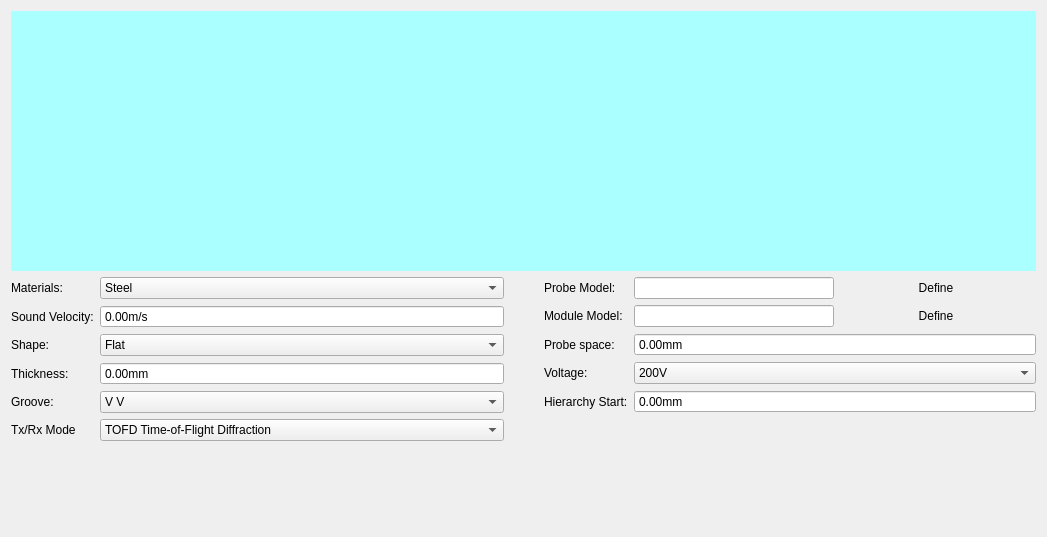
<?xml version="1.0" encoding="UTF-8"?>
<ui version="4.0">
 <class>UTDetectSettingWidget</class>
 <widget class="QWidget" name="UTDetectSettingWidget">
  <property name="geometry">
   <rect>
    <x>0</x>
    <y>0</y>
    <width>1047</width>
    <height>537</height>
   </rect>
  </property>
  <property name="windowTitle">
   <string>Form</string>
  </property>
  <layout class="QVBoxLayout" name="verticalLayout" stretch="1,1">
   <property name="spacing">
    <number>6</number>
   </property>
   <property name="bottomMargin">
    <number>0</number>
   </property>
   <item>
    <widget class="QWidget" name="showWidget" native="true">
     <property name="sizePolicy">
      <sizepolicy hsizetype="Expanding" vsizetype="Expanding">
       <horstretch>0</horstretch>
       <verstretch>0</verstretch>
      </sizepolicy>
     </property>
     <property name="styleSheet">
      <string notr="true">background-color: rgb(170, 255, 255);</string>
     </property>
    </widget>
   </item>
   <item>
    <layout class="QHBoxLayout" name="topHorizontalLayout" stretch="0,0">
     <property name="spacing">
      <number>40</number>
     </property>
     <item>
      <layout class="QFormLayout" name="leftFormLayout">
       <property name="horizontalSpacing">
        <number>6</number>
       </property>
       <property name="verticalSpacing">
        <number>6</number>
       </property>
       <property name="bottomMargin">
        <number>0</number>
       </property>
       <item row="0" column="0">
        <widget class="QLabel" name="materialsLabel">
         <property name="sizePolicy">
          <sizepolicy hsizetype="Expanding" vsizetype="Preferred">
           <horstretch>0</horstretch>
           <verstretch>0</verstretch>
          </sizepolicy>
         </property>
         <property name="text">
          <string>Materials:</string>
         </property>
        </widget>
       </item>
       <item row="1" column="0">
        <widget class="QLabel" name="soundVelocityLabel">
         <property name="sizePolicy">
          <sizepolicy hsizetype="Expanding" vsizetype="Preferred">
           <horstretch>0</horstretch>
           <verstretch>0</verstretch>
          </sizepolicy>
         </property>
         <property name="text">
          <string>Sound Velocity:</string>
         </property>
        </widget>
       </item>
       <item row="2" column="0">
        <widget class="QLabel" name="shapeLabel">
         <property name="sizePolicy">
          <sizepolicy hsizetype="Expanding" vsizetype="Preferred">
           <horstretch>0</horstretch>
           <verstretch>0</verstretch>
          </sizepolicy>
         </property>
         <property name="text">
          <string>Shape:</string>
         </property>
        </widget>
       </item>
       <item row="3" column="0">
        <widget class="QLabel" name="thicknessLabel">
         <property name="sizePolicy">
          <sizepolicy hsizetype="Expanding" vsizetype="Preferred">
           <horstretch>0</horstretch>
           <verstretch>0</verstretch>
          </sizepolicy>
         </property>
         <property name="text">
          <string>Thickness:</string>
         </property>
        </widget>
       </item>
       <item row="4" column="0">
        <widget class="QLabel" name="grooveLabel">
         <property name="sizePolicy">
          <sizepolicy hsizetype="Expanding" vsizetype="Preferred">
           <horstretch>0</horstretch>
           <verstretch>0</verstretch>
          </sizepolicy>
         </property>
         <property name="text">
          <string>Groove:</string>
         </property>
        </widget>
       </item>
       <item row="5" column="0">
        <widget class="QLabel" name="modeLabel">
         <property name="sizePolicy">
          <sizepolicy hsizetype="Expanding" vsizetype="Preferred">
           <horstretch>0</horstretch>
           <verstretch>0</verstretch>
          </sizepolicy>
         </property>
         <property name="text">
          <string>Tx/Rx Mode</string>
         </property>
        </widget>
       </item>
       <item row="0" column="1">
        <widget class="QComboBox" name="materialsComboBox">
         <property name="sizePolicy">
          <sizepolicy hsizetype="Expanding" vsizetype="Preferred">
           <horstretch>0</horstretch>
           <verstretch>0</verstretch>
          </sizepolicy>
         </property>
         <item>
          <property name="text">
           <string>Steel</string>
          </property>
         </item>
        </widget>
       </item>
       <item row="1" column="1">
        <widget class="QDoubleSpinBox" name="soundVelocityDoubleSpinBox">
         <property name="sizePolicy">
          <sizepolicy hsizetype="Expanding" vsizetype="Preferred">
           <horstretch>0</horstretch>
           <verstretch>0</verstretch>
          </sizepolicy>
         </property>
         <property name="buttonSymbols">
          <enum>QAbstractSpinBox::NoButtons</enum>
         </property>
         <property name="suffix">
          <string>m/s</string>
         </property>
         <property name="maximum">
          <double>9999.000000000000000</double>
         </property>
        </widget>
       </item>
       <item row="2" column="1">
        <widget class="QComboBox" name="shapeComboBox">
         <property name="sizePolicy">
          <sizepolicy hsizetype="Expanding" vsizetype="Preferred">
           <horstretch>0</horstretch>
           <verstretch>0</verstretch>
          </sizepolicy>
         </property>
         <item>
          <property name="text">
           <string>Flat</string>
          </property>
         </item>
        </widget>
       </item>
       <item row="3" column="1">
        <widget class="QDoubleSpinBox" name="doubleSpinBox_thickness">
         <property name="sizePolicy">
          <sizepolicy hsizetype="Expanding" vsizetype="Preferred">
           <horstretch>0</horstretch>
           <verstretch>0</verstretch>
          </sizepolicy>
         </property>
         <property name="buttonSymbols">
          <enum>QAbstractSpinBox::NoButtons</enum>
         </property>
         <property name="suffix">
          <string>mm</string>
         </property>
        </widget>
       </item>
       <item row="5" column="1">
        <widget class="QComboBox" name="modeComboBox">
         <property name="sizePolicy">
          <sizepolicy hsizetype="Expanding" vsizetype="Preferred">
           <horstretch>0</horstretch>
           <verstretch>0</verstretch>
          </sizepolicy>
         </property>
         <item>
          <property name="text">
           <string>TOFD Time-of-Flight Diffraction</string>
          </property>
         </item>
         <item>
          <property name="text">
           <string>PE Pulse-Echo</string>
          </property>
         </item>
        </widget>
       </item>
       <item row="4" column="1">
        <widget class="QComboBox" name="grooveComboBox">
         <property name="enabled">
          <bool>true</bool>
         </property>
         <property name="sizePolicy">
          <sizepolicy hsizetype="Expanding" vsizetype="Preferred">
           <horstretch>0</horstretch>
           <verstretch>0</verstretch>
          </sizepolicy>
         </property>
         <item>
          <property name="text">
           <string>V V</string>
          </property>
         </item>
        </widget>
       </item>
      </layout>
     </item>
     <item>
      <layout class="QFormLayout" name="rightFormLayout">
       <property name="horizontalSpacing">
        <number>6</number>
       </property>
       <property name="verticalSpacing">
        <number>6</number>
       </property>
       <item row="0" column="0">
        <widget class="QLabel" name="probeModelLabel">
         <property name="sizePolicy">
          <sizepolicy hsizetype="Expanding" vsizetype="Preferred">
           <horstretch>0</horstretch>
           <verstretch>0</verstretch>
          </sizepolicy>
         </property>
         <property name="text">
          <string>Probe Model:</string>
         </property>
        </widget>
       </item>
       <item row="0" column="1">
        <layout class="QHBoxLayout" name="probeHorizontalLayout">
         <property name="spacing">
          <number>2</number>
         </property>
         <item>
          <widget class="QLineEdit" name="probeModelLineEdit">
           <property name="sizePolicy">
            <sizepolicy hsizetype="Expanding" vsizetype="Preferred">
             <horstretch>0</horstretch>
             <verstretch>0</verstretch>
            </sizepolicy>
           </property>
           <property name="focusPolicy">
            <enum>Qt::StrongFocus</enum>
           </property>
          </widget>
         </item>
         <item>
          <widget class="QLabel" name="probeDefineLabel">
           <property name="sizePolicy">
            <sizepolicy hsizetype="Expanding" vsizetype="Preferred">
             <horstretch>0</horstretch>
             <verstretch>0</verstretch>
            </sizepolicy>
           </property>
           <property name="text">
            <string>Define</string>
           </property>
           <property name="alignment">
            <set>Qt::AlignCenter</set>
           </property>
          </widget>
         </item>
        </layout>
       </item>
       <item row="1" column="0">
        <widget class="QLabel" name="moduleModelLabel">
         <property name="sizePolicy">
          <sizepolicy hsizetype="Expanding" vsizetype="Preferred">
           <horstretch>0</horstretch>
           <verstretch>0</verstretch>
          </sizepolicy>
         </property>
         <property name="text">
          <string>Module Model:</string>
         </property>
        </widget>
       </item>
       <item row="1" column="1">
        <layout class="QHBoxLayout" name="moduleHorizontalLayout" stretch="0,0">
         <property name="spacing">
          <number>2</number>
         </property>
         <item>
          <widget class="QLineEdit" name="moduleModelLineEdit">
           <property name="sizePolicy">
            <sizepolicy hsizetype="Expanding" vsizetype="Preferred">
             <horstretch>0</horstretch>
             <verstretch>0</verstretch>
            </sizepolicy>
           </property>
          </widget>
         </item>
         <item>
          <widget class="QLabel" name="moduleDefineLabel">
           <property name="sizePolicy">
            <sizepolicy hsizetype="Expanding" vsizetype="Preferred">
             <horstretch>0</horstretch>
             <verstretch>0</verstretch>
            </sizepolicy>
           </property>
           <property name="text">
            <string>Define</string>
           </property>
           <property name="alignment">
            <set>Qt::AlignCenter</set>
           </property>
          </widget>
         </item>
        </layout>
       </item>
       <item row="2" column="0">
        <widget class="QLabel" name="probeSpaceLabel">
         <property name="sizePolicy">
          <sizepolicy hsizetype="Expanding" vsizetype="Preferred">
           <horstretch>0</horstretch>
           <verstretch>0</verstretch>
          </sizepolicy>
         </property>
         <property name="text">
          <string>Probe space:</string>
         </property>
        </widget>
       </item>
       <item row="2" column="1">
        <widget class="QDoubleSpinBox" name="probeSpaceDoubleSpinBox">
         <property name="sizePolicy">
          <sizepolicy hsizetype="Expanding" vsizetype="Preferred">
           <horstretch>0</horstretch>
           <verstretch>0</verstretch>
          </sizepolicy>
         </property>
         <property name="buttonSymbols">
          <enum>QAbstractSpinBox::NoButtons</enum>
         </property>
         <property name="suffix">
          <string>mm</string>
         </property>
        </widget>
       </item>
       <item row="3" column="0">
        <widget class="QLabel" name="voltageLabel">
         <property name="sizePolicy">
          <sizepolicy hsizetype="Expanding" vsizetype="Preferred">
           <horstretch>0</horstretch>
           <verstretch>0</verstretch>
          </sizepolicy>
         </property>
         <property name="text">
          <string>Voltage:</string>
         </property>
        </widget>
       </item>
       <item row="4" column="0">
        <widget class="QLabel" name="hierarchyStartLabel">
         <property name="sizePolicy">
          <sizepolicy hsizetype="Expanding" vsizetype="Preferred">
           <horstretch>0</horstretch>
           <verstretch>0</verstretch>
          </sizepolicy>
         </property>
         <property name="text">
          <string>Hierarchy Start:</string>
         </property>
        </widget>
       </item>
       <item row="3" column="1">
        <widget class="QComboBox" name="voltageComboBox">
         <property name="sizePolicy">
          <sizepolicy hsizetype="Expanding" vsizetype="Preferred">
           <horstretch>0</horstretch>
           <verstretch>0</verstretch>
          </sizepolicy>
         </property>
         <item>
          <property name="text">
           <string>200V</string>
          </property>
         </item>
        </widget>
       </item>
       <item row="4" column="1">
        <widget class="QDoubleSpinBox" name="hierarchyStartDoubleSpinBox">
         <property name="sizePolicy">
          <sizepolicy hsizetype="Expanding" vsizetype="Preferred">
           <horstretch>0</horstretch>
           <verstretch>0</verstretch>
          </sizepolicy>
         </property>
         <property name="buttonSymbols">
          <enum>QAbstractSpinBox::NoButtons</enum>
         </property>
         <property name="suffix">
          <string>mm</string>
         </property>
        </widget>
       </item>
      </layout>
     </item>
    </layout>
   </item>
  </layout>
 </widget>
 <resources/>
 <connections/>
</ui>
